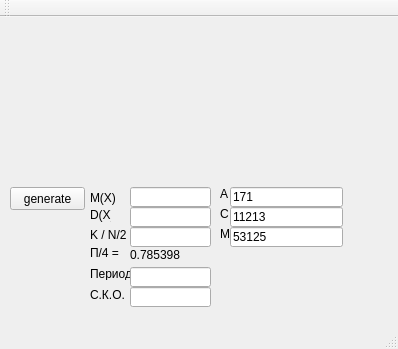
<?xml version="1.0" encoding="UTF-8"?>
<ui version="4.0">
 <class>MainWindow</class>
 <widget class="QMainWindow" name="MainWindow">
  <property name="geometry">
   <rect>
    <x>0</x>
    <y>0</y>
    <width>398</width>
    <height>349</height>
   </rect>
  </property>
  <property name="windowTitle">
   <string>MainWindow</string>
  </property>
  <widget class="QWidget" name="centralWidget">
   <widget class="QPushButton" name="generateButton">
    <property name="geometry">
     <rect>
      <x>10</x>
      <y>170</y>
      <width>75</width>
      <height>23</height>
     </rect>
    </property>
    <property name="text">
     <string>generate</string>
    </property>
   </widget>
   <widget class="QCustomPlot" name="histogramm" native="true">
    <property name="geometry">
     <rect>
      <x>10</x>
      <y>0</y>
      <width>331</width>
      <height>161</height>
     </rect>
    </property>
   </widget>
   <widget class="QLabel" name="label">
    <property name="geometry">
     <rect>
      <x>90</x>
      <y>170</y>
      <width>41</width>
      <height>21</height>
     </rect>
    </property>
    <property name="text">
     <string>M(X)</string>
    </property>
   </widget>
   <widget class="QLabel" name="label_2">
    <property name="geometry">
     <rect>
      <x>90</x>
      <y>190</y>
      <width>21</width>
      <height>16</height>
     </rect>
    </property>
    <property name="text">
     <string>D(X)</string>
    </property>
   </widget>
   <widget class="QLabel" name="label_3">
    <property name="geometry">
     <rect>
      <x>90</x>
      <y>210</y>
      <width>41</width>
      <height>16</height>
     </rect>
    </property>
    <property name="text">
     <string>K / N/2</string>
    </property>
   </widget>
   <widget class="QLabel" name="label_4">
    <property name="geometry">
     <rect>
      <x>90</x>
      <y>225</y>
      <width>41</width>
      <height>21</height>
     </rect>
    </property>
    <property name="text">
     <string>П/4 =</string>
    </property>
   </widget>
   <widget class="QLabel" name="label_5">
    <property name="geometry">
     <rect>
      <x>220</x>
      <y>170</y>
      <width>47</width>
      <height>13</height>
     </rect>
    </property>
    <property name="text">
     <string>A</string>
    </property>
   </widget>
   <widget class="QLabel" name="label_6">
    <property name="geometry">
     <rect>
      <x>220</x>
      <y>190</y>
      <width>47</width>
      <height>13</height>
     </rect>
    </property>
    <property name="text">
     <string>C</string>
    </property>
   </widget>
   <widget class="QLabel" name="label_7">
    <property name="geometry">
     <rect>
      <x>220</x>
      <y>210</y>
      <width>47</width>
      <height>13</height>
     </rect>
    </property>
    <property name="text">
     <string>M</string>
    </property>
   </widget>
   <widget class="QLineEdit" name="mean">
    <property name="geometry">
     <rect>
      <x>130</x>
      <y>170</y>
      <width>81</width>
      <height>20</height>
     </rect>
    </property>
    <property name="readOnly">
     <bool>true</bool>
    </property>
   </widget>
   <widget class="QLineEdit" name="variation">
    <property name="geometry">
     <rect>
      <x>130</x>
      <y>190</y>
      <width>81</width>
      <height>20</height>
     </rect>
    </property>
    <property name="readOnly">
     <bool>true</bool>
    </property>
   </widget>
   <widget class="QLineEdit" name="kn2">
    <property name="geometry">
     <rect>
      <x>130</x>
      <y>210</y>
      <width>81</width>
      <height>20</height>
     </rect>
    </property>
    <property name="readOnly">
     <bool>true</bool>
    </property>
   </widget>
   <widget class="QLabel" name="label_8">
    <property name="geometry">
     <rect>
      <x>130</x>
      <y>230</y>
      <width>71</width>
      <height>16</height>
     </rect>
    </property>
    <property name="text">
     <string>0.785398</string>
    </property>
   </widget>
   <widget class="QLineEdit" name="A">
    <property name="geometry">
     <rect>
      <x>230</x>
      <y>170</y>
      <width>113</width>
      <height>20</height>
     </rect>
    </property>
    <property name="text">
     <string>171</string>
    </property>
   </widget>
   <widget class="QLineEdit" name="C">
    <property name="geometry">
     <rect>
      <x>230</x>
      <y>190</y>
      <width>113</width>
      <height>20</height>
     </rect>
    </property>
    <property name="text">
     <string>11213</string>
    </property>
   </widget>
   <widget class="QLineEdit" name="M">
    <property name="geometry">
     <rect>
      <x>230</x>
      <y>210</y>
      <width>113</width>
      <height>20</height>
     </rect>
    </property>
    <property name="text">
     <string>53125</string>
    </property>
   </widget>
   <widget class="QLabel" name="label_9">
    <property name="geometry">
     <rect>
      <x>90</x>
      <y>250</y>
      <width>47</width>
      <height>13</height>
     </rect>
    </property>
    <property name="text">
     <string>Период</string>
    </property>
   </widget>
   <widget class="QLineEdit" name="lineEdit">
    <property name="geometry">
     <rect>
      <x>130</x>
      <y>250</y>
      <width>81</width>
      <height>20</height>
     </rect>
    </property>
    <property name="readOnly">
     <bool>true</bool>
    </property>
   </widget>
   <widget class="QLabel" name="label_10">
    <property name="geometry">
     <rect>
      <x>90</x>
      <y>270</y>
      <width>41</width>
      <height>16</height>
     </rect>
    </property>
    <property name="text">
     <string>С.К.О.</string>
    </property>
   </widget>
   <widget class="QLineEdit" name="sko">
    <property name="geometry">
     <rect>
      <x>130</x>
      <y>270</y>
      <width>81</width>
      <height>20</height>
     </rect>
    </property>
   </widget>
  </widget>
  <widget class="QMenuBar" name="menuBar">
   <property name="geometry">
    <rect>
     <x>0</x>
     <y>0</y>
     <width>398</width>
     <height>21</height>
    </rect>
   </property>
  </widget>
  <widget class="QToolBar" name="mainToolBar">
   <attribute name="toolBarArea">
    <enum>TopToolBarArea</enum>
   </attribute>
   <attribute name="toolBarBreak">
    <bool>false</bool>
   </attribute>
  </widget>
  <widget class="QStatusBar" name="statusBar"/>
 </widget>
 <layoutdefault spacing="6" margin="11"/>
 <customwidgets>
  <customwidget>
   <class>QCustomPlot</class>
   <extends>QWidget</extends>
   <header>qcustomplot.h</header>
   <container>1</container>
  </customwidget>
 </customwidgets>
 <resources/>
 <connections/>
</ui>
